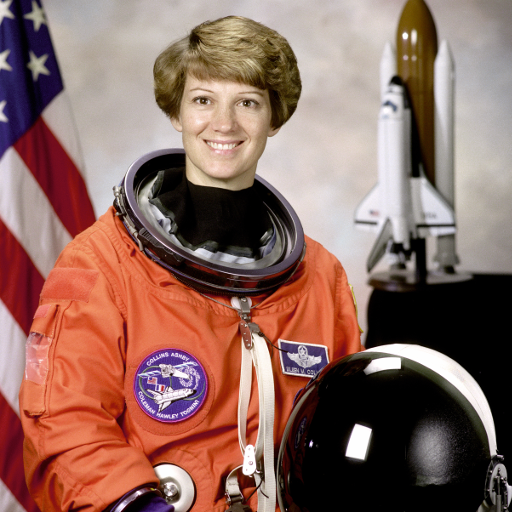
#> input picture 비전/images/point_processing_input_rgb.png, 512 x 512 px
$ jupyter execute clahe_clip_explore.ipynb   (shell and % lines are left out)
#> lines starting #> are read from the running program, lines starting #| are printed output that depends on the picture
# (탐구용 · 보고서 미포함) CLAHE 클리핑을 변환곡선 $s=T(r)$ 로 보기

**전체 이미지 히스토그램 하나**를 재료로, 클립 유무에 따라 변환함수 $s=T(r)=(L-1)\,CDF(r)$ 가 어떻게 바뀌는지 본다.
- clip이 입력 히스토그램의 봉우리를 자르면 → CDF 기울기가 완만 → 변환곡선이 **덜 가팔라짐**.
- 그 결과 입력 $r=0$ 이 가는 출력 $s$ 가 달라진다(클립 없으면 더 밝게, 클립하면 더 어둡게).
- 단, 곡선이 어떻든 **입력 0 → 출력 하나**이므로 0인 픽셀은 한 점으로 모인다(스파이크는 위치만 이동).

> 참고: 실제 CLAHE는 이 변환을 **타일마다** 따로 하고 보간한다. 여기선 "클립이 곡선을 어떻게 바꾸나"만 보려고 전역 히스토그램으로 비교한다. 클립 효과(0이 밝아지는 폭주 억제)는 거의 균일한 **어두운 타일**에서 가장 극적이다.

[cell 1]
import numpy as np
import matplotlib.pyplot as plt
from PIL import Image

# 그림 안 한글이 깨지지 않도록 한글 폰트 지정 (Windows: Malgun Gothic)
plt.rcParams['font.family'] = 'Malgun Gothic'
plt.rcParams['axes.unicode_minus'] = False   # 마이너스 기호 깨짐 방지

# --- 입력(Part A와 동일 이미지)에서 Y 만들기 ---
rgb = np.array(Image.open("images/point_processing_input_rgb.png").convert('RGB'), dtype=np.float64)
Mfwd = np.array([[0.299,0.587,0.114],[-0.14713,-0.28886,0.436],[0.615,-0.51499,-0.10001]])
Y = (Mfwd @ rgb.reshape(-1,3).T)[0].reshape(rgb.shape[:2])
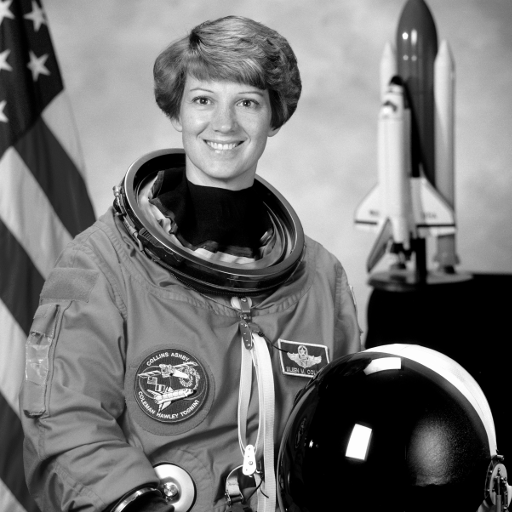
#> Y: shape (512, 512) float64; min 0, max 255, mean 115.4
q = np.clip(np.round(Y),0,255).astype(int)
M, N = q.shape
#> M = 512; N = 512
npix = M*N
#> npix = 262144

def compute_hist(t):
    h = np.zeros(256)
    for k in range(256): h[k] = np.sum(t==k)
#> after the loop, h = 256 values, max 28966 at index 0, min 128 at index 251, mean 1024
    return h

def noclip_lut(h):                   # 클립 없음 (= 전역 HE)
    return np.round(255*np.cumsum(h)/h.sum())

def clip_lut(h, cc):                  # 클립 + 균등 재분배
    excess = np.maximum(h-cc,0).sum()
    hc = np.minimum(h,cc) + excess/256.0
    return np.round(255*np.cumsum(hc)/hc.sum()), hc

# --- 전체 이미지 히스토그램 ---
h = compute_hist(q)
print("전체 이미지: %d px, Y==0 : %d (%.1f%%)" % (npix, int(h[0]), 100*h[0]/npix))
#| 전체 이미지: 262144 px, Y==0 : 28966 (11.0%)
for clip in (0.01,0.05):
    print("clip=%.2f -> clip_count = clip*M*N = %d" % (clip, max(1,int(clip*npix))))

[cell 2]
cc1 = max(1,int(0.01*npix)); cc2 = max(1,int(0.05*npix))
#> after `cc1 = max(1, int(0.01 * npix))`: cc1 = 2621
#> after `cc2 = max(1, int(0.05 * npix))`: cc2 = 13107
lut_nc        = noclip_lut(h)
#> lut_nc = 256 values from 28 to 255
lut_c1, hc1   = clip_lut(h, cc1)
#> in clip_lut, `excess = np.maximum(h-cc,0).sum()`: excess = 26612
#> in clip_lut, `hc = np.minimum(h,cc) + excess/256.0`: hc = 256 values, max 2725 at index 0, min 232 at index 251, mean 1024
#> lut_c1 = 256 values from 3 to 255; hc1 has the same summary as hc in clip_lut
lut_c2, hc2   = clip_lut(h, cc2)
#> lut_c2 = 256 values from 13 to 255; hc2 = 256 values, max 13168.9 at index 0, min 189.9 at index 251, mean 1024
r = np.arange(256)

fig, ax = plt.subplots(2, 2, figsize=(13, 10))

# (1) 전체 영상
ax[0,0].imshow(q, cmap='gray', vmin=0, vmax=255)
ax[0,0].set_title("전체 이미지 Y  (Y=0 이 %.1f%%)" % (100*h[0]/npix)); ax[0,0].axis('off')

# (2) 입력 히스토그램 + clip 상한선 + 재분배 결과  (log 스케일: 큰 스파이크와 상한선을 한눈에)
ax[0,1].semilogy(r, np.maximum(h, 0.5),   color='C0', lw=1.0, label="input hist (원본)")
ax[0,1].semilogy(r, np.maximum(hc1, 0.5), color='C2', lw=1.4, label="clip=0.01 후 (재분배)")
ax[0,1].axhline(cc1, color='r', ls='--', lw=1.2, label="clip_count=%d (상한)" % cc1)
ax[0,1].set_xlim(0, 255); ax[0,1].set_ylim(0.5, h.max()*2)
ax[0,1].annotate("bin0=%d (원본 스파이크)" % int(h[0]), (0, h[0]),
                 textcoords="offset points", xytext=(12, -4), fontsize=8, color='C0')
ax[0,1].set_title("입력(전체) 히스토그램 [log y]: clip은 '이 막대'를 상한으로 자른다\n0의 스파이크가 상한 위로 잘리고, 잘린 양은 전 레벨에 재분배됨")
ax[0,1].set_xlabel("r (intensity)"); ax[0,1].set_ylabel("count (log)"); ax[0,1].legend(fontsize=8)

# (3) 변환곡선 s=T(r)
ax[1,0].plot(r, lut_nc, label="클립 없음 (전역 HE)", color='C3')
ax[1,0].plot(r, lut_c1, label="clip=0.01", color='C2')
ax[1,0].plot(r, lut_c2, label="clip=0.05", color='C0')
ax[1,0].plot(r, r, 'k--', lw=0.8, label="identity")
for lut,c in [(lut_nc,'C3'),(lut_c1,'C2'),(lut_c2,'C0')]:
    ax[1,0].scatter([0],[lut[0]], color=c, zorder=5)
    ax[1,0].annotate('0->%d'%int(lut[0]), (0,lut[0]), textcoords="offset points", xytext=(8,0), fontsize=9, color=c)
#> this loop made 3 passes
#> c on passes 1 to 3: 'C3', 'C2', 'C0'
ax[1,0].set_title("변환곡선 s=T(r): clip이 셀수록 덜 가파름\n입력 0이 가는 출력 s가 내려감")
ax[1,0].set_xlabel("r (입력)"); ax[1,0].set_ylabel("s (출력)"); ax[1,0].legend(fontsize=8); ax[1,0].grid(alpha=0.3)

# (4) CDF 비교
ax[1,1].plot(r, np.cumsum(h)/h.sum(), label="클립 없음 CDF", color='C3')
ax[1,1].plot(r, np.cumsum(hc1)/hc1.sum(), label="clip=0.01 CDF", color='C2')
ax[1,1].plot(r, np.cumsum(hc2)/hc2.sum(), label="clip=0.05 CDF", color='C0')
ax[1,1].axvline(0, color='gray', ls=':', lw=1)
ax[1,1].set_title("CDF: 클립 없으면 r=0에서 CDF 점프가 큼 -> s=255*CDF(0)\n클립하면 그 점프가 깎여 s가 작아짐")
ax[1,1].set_xlabel("r"); ax[1,1].set_ylabel("CDF"); ax[1,1].legend(fontsize=8); ax[1,1].grid(alpha=0.3)

plt.tight_layout(); plt.show()
#> after `plt.tight_layout()`:
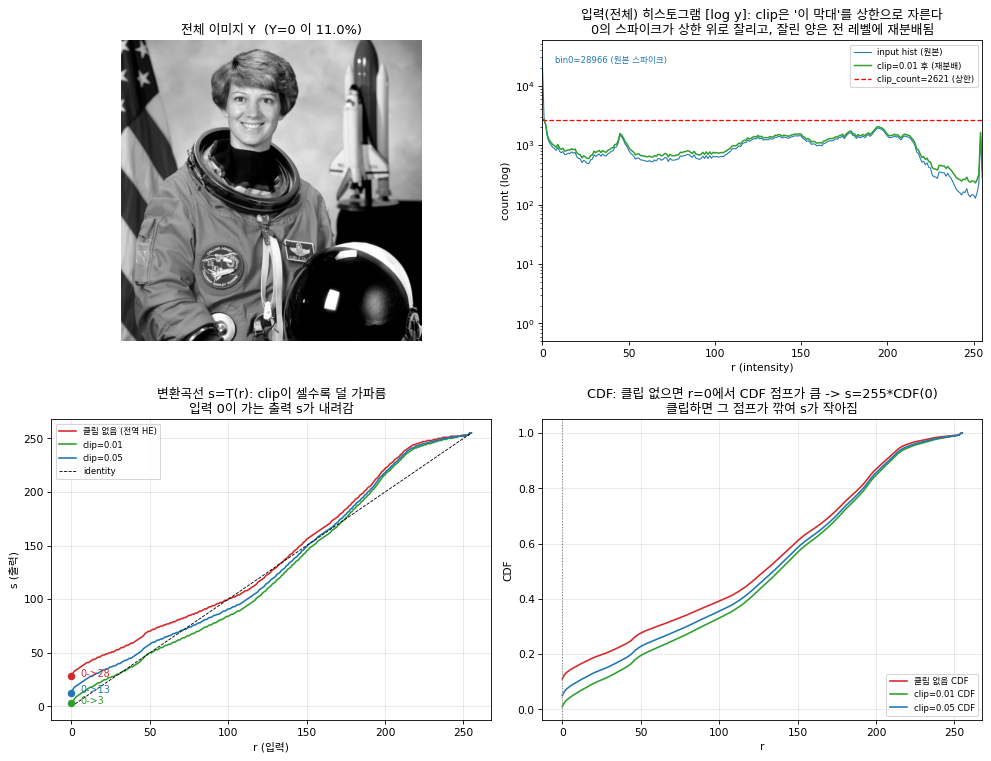
#> figure drawn by matplotlib, 4 panels; panel 2: curve peaks at x = 0, y = 28966; panel 2: curve peaks at x = 0, y = 2725; panel 3: curve peaks at x = 254, y = 255; panel 3: curve peaks at x = 254, y = 255

print("입력 0 -> 출력 :  클립없음 %d  |  clip0.01 %d  |  clip0.05 %d" %
      (int(lut_nc[0]), int(lut_c1[0]), int(lut_c2[0])))
#| 입력 0 -> 출력 :  클립없음 28  |  clip0.01 3  |  clip0.05 13
print("CDF(0)        :  클립없음 %.3f |  clip0.01 %.3f |  clip0.05 %.3f" %
      (np.cumsum(h)[0]/h.sum(), np.cumsum(hc1)[0]/hc1.sum(), np.cumsum(hc2)[0]/hc2.sum()))
#| CDF(0)        :  클립없음 0.110 |  clip0.01 0.010 |  clip0.05 0.050

$ run again, with 비전/images/spatial_frequency_filtering_input.png copied over 비전/images/point_processing_input_rgb.png
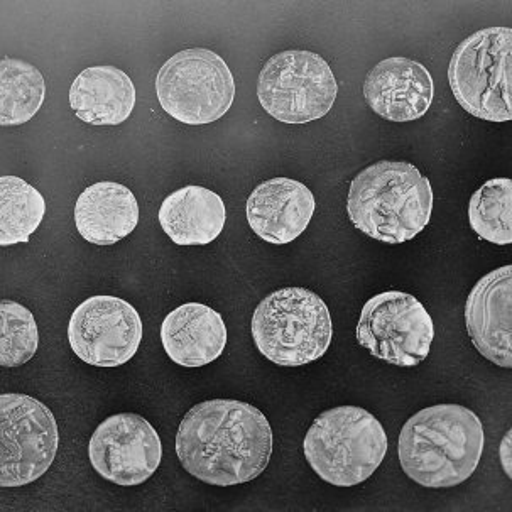
#> input picture 비전/images/spatial_frequency_filtering_input.png, 512 x 512 px
#> after the loop in compute_hist, `for k in range(256): h[k] = np.sum(t==k)`: h = 256 values, max 3322 at index 35, min 0 at index 0, mean 1024
#| 전체 이미지: 262144 px, Y==0 : 0 (0.0%)
#> lut_nc = 256 values from 0 to 255
#> excess = 7663
#> hc = 256 values, max 2650.9 at index 30, min 29.93 at index 0, mean 1024
#> lut_c1 = 256 values from 0 to 255; hc1 has the same summary as hc in clip_lut
#> hc2 has the same summary as h in compute_hist
#> the loop `for lut,c in [(lut_nc,'C3'),(lut_c1,'C2'),(lut_c2,'C0')]:` made 3 passes
#> c on passes 1 to 3: 'C3', 'C2', 'C0'
#> `plt.tight_layout()`:
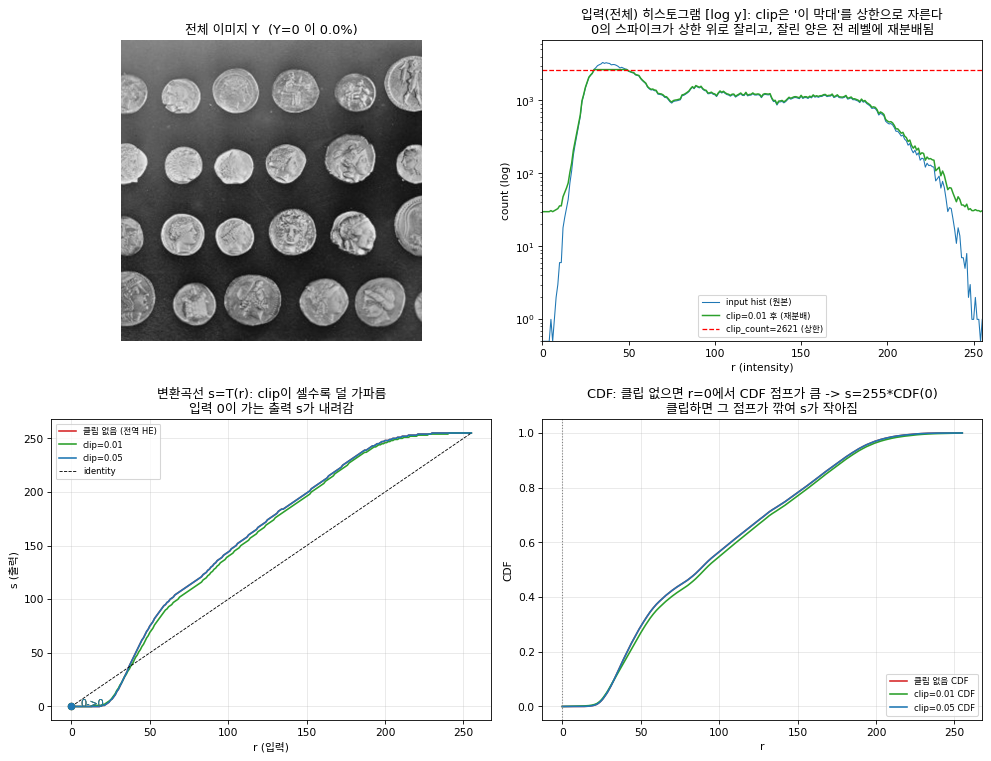
#> figure drawn by matplotlib, 4 panels; panel 2: curve peaks at x = 35, y = 3322; panel 2: curve peaks at x = 30, y = 2650.9; panel 3: curve peaks at x = 230, y = 255; panel 3: curve peaks at x = 241, y = 255
#| 입력 0 -> 출력 :  클립없음 0  |  clip0.01 0  |  clip0.05 0
#| CDF(0)        :  클립없음 0.000 |  clip0.01 0.000 |  clip0.05 0.000

$ run again, with 비전/images/wiener_filter_input.png copied over 비전/images/point_processing_input_rgb.png
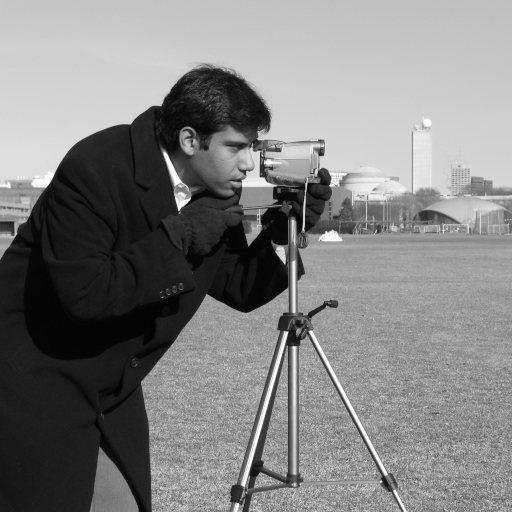
#> input picture 비전/images/wiener_filter_input.png, 512 x 512 px
#> after the loop in compute_hist, `for k in range(256): h[k] = np.sum(t==k)`: h = 256 values, max 4957 at index 27, min 1 at index 0, mean 1024
#| 전체 이미지: 262144 px, Y==0 : 1 (0.0%)
#> lut_nc = 256 values from 0 to 255
#> excess = 24770
#> hc = 256 values, max 2717.8 at index 4, min 97.76 at index 0, mean 1024
#> lut_c1 = 256 values from 0 to 255; hc1 has the same summary as hc in clip_lut
#> hc2 has the same summary as h in compute_hist
#> the loop `for lut,c in [(lut_nc,'C3'),(lut_c1,'C2'),(lut_c2,'C0')]:` made 3 passes
#> c on passes 1 to 3: 'C3', 'C2', 'C0'
#> `plt.tight_layout()`:
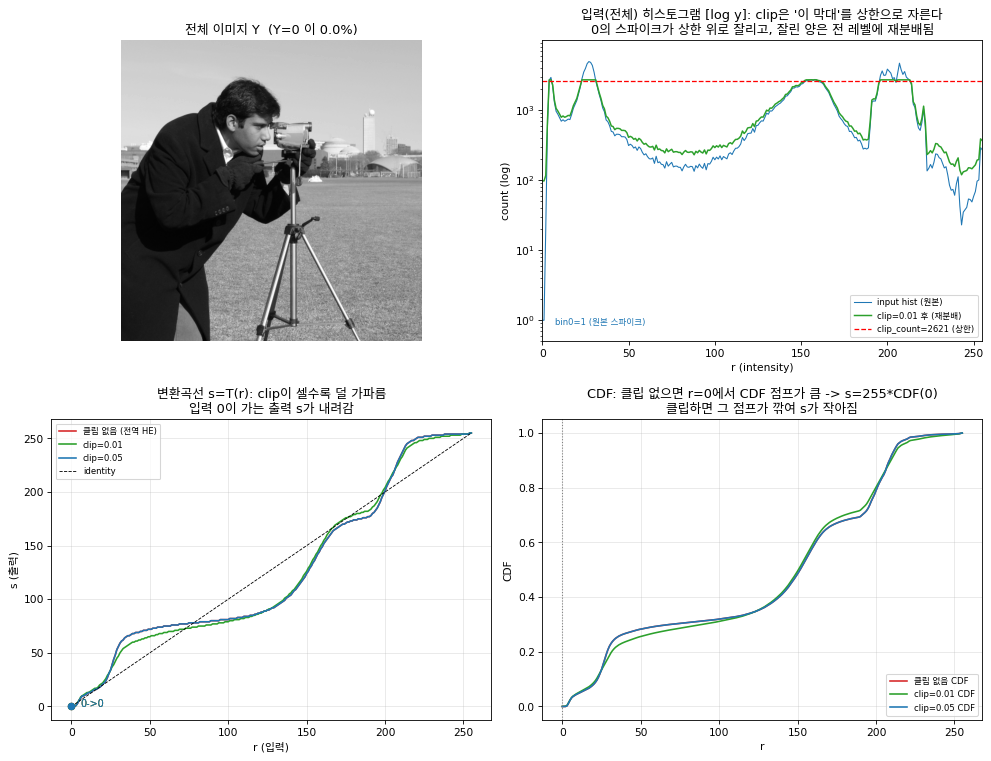
#> figure drawn by matplotlib, 4 panels; panel 2: curve peaks at x = 27, y = 4957; panel 2: curve peaks at x = 4, y = 2717.8; panel 3: curve peaks at x = 254, y = 255; panel 3: curve peaks at x = 254, y = 255
#| 입력 0 -> 출력 :  클립없음 0  |  clip0.01 0  |  clip0.05 0
#| CDF(0)        :  클립없음 0.000 |  clip0.01 0.000 |  clip0.05 0.000

$ run again, with 비전/images/wiener_filter_input_2.png copied over 비전/images/point_processing_input_rgb.png
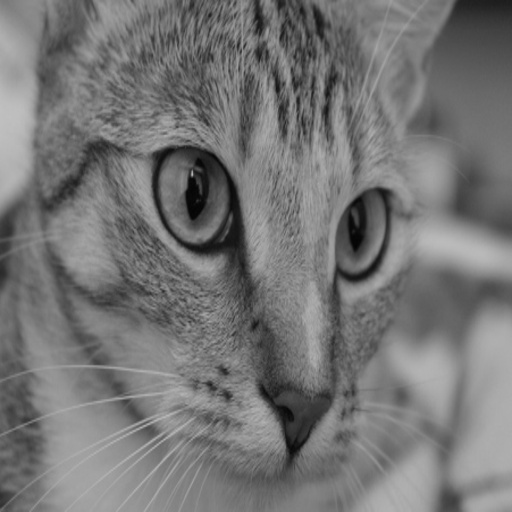
#> input picture 비전/images/wiener_filter_input_2.png, 512 x 512 px
#> after the loop in compute_hist, `for k in range(256): h[k] = np.sum(t==k)`: h = 256 values, max 3598 at index 128, min 0 at index 0, mean 1024
#| 전체 이미지: 262144 px, Y==0 : 0 (0.0%)
#> lut_nc = 256 values from 0 to 255
#> excess = 23574
#> hc = 256 values, max 2713.1 at index 98, min 92.09 at index 0, mean 1024
#> lut_c1 = 256 values from 0 to 255; hc1 has the same summary as hc in clip_lut
#> hc2 has the same summary as h in compute_hist
#> the loop `for lut,c in [(lut_nc,'C3'),(lut_c1,'C2'),(lut_c2,'C0')]:` made 3 passes
#> c on passes 1 to 3: 'C3', 'C2', 'C0'
#> `plt.tight_layout()`:
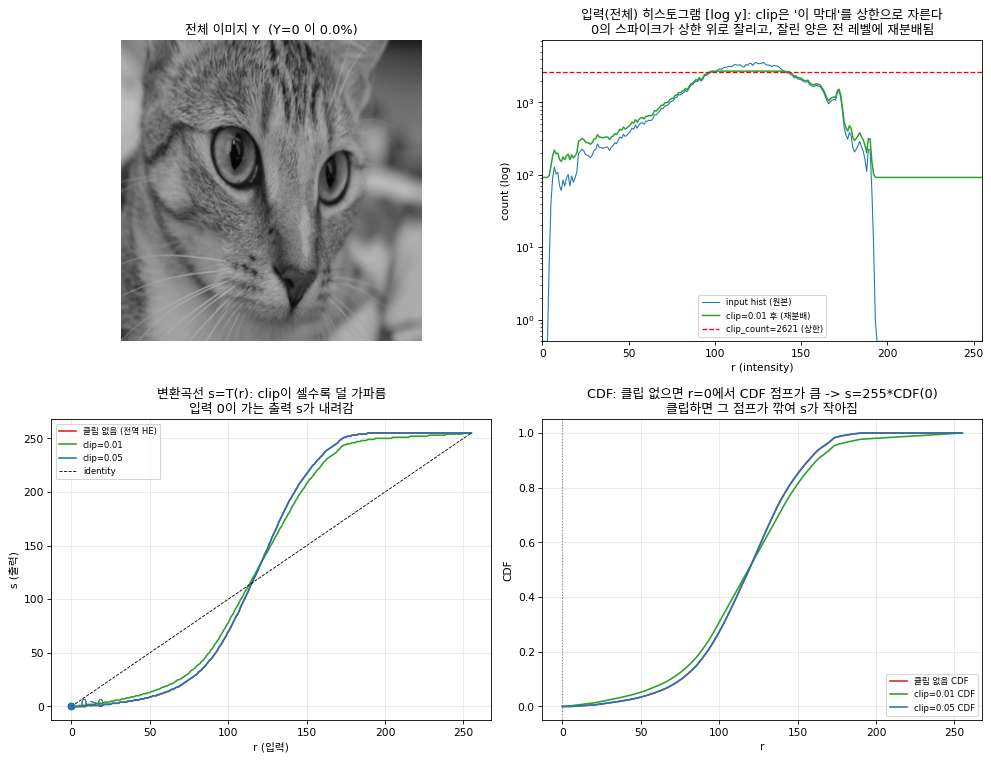
#> figure drawn by matplotlib, 4 panels; panel 2: curve peaks at x = 128, y = 3598; panel 2: curve peaks at x = 98, y = 2713.1; panel 3: curve peaks at x = 189, y = 255; panel 3: curve peaks at x = 250, y = 255
#| 입력 0 -> 출력 :  클립없음 0  |  clip0.01 0  |  clip0.05 0
#| CDF(0)        :  클립없음 0.000 |  clip0.01 0.000 |  clip0.05 0.000
